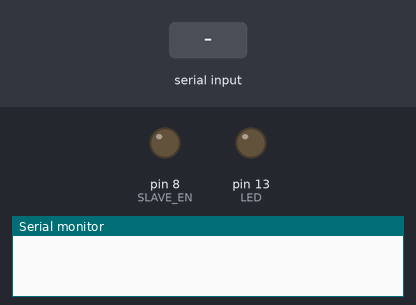
A sketch run on a simulated Arduino Uno, built with avr-gcc and run on an emulated ATmega328P. On the bench: output pins drawn as LEDs (lit = HIGH), the last lines printed to the serial monitor. The test bench sets the inputs (shaded band).

Above: at 1.2 s.
1.3 s: "A" received over Serial
At 1.8 s:
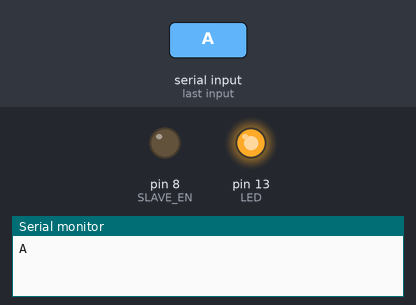
2.8 s: "1" received over Serial
Timing chart, 0 to 5.8 s (numbered marks = the images above; inputs shaded):
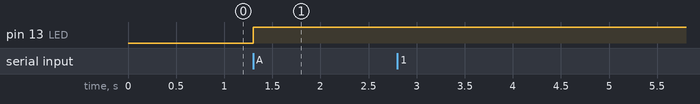

Measured:
- after the input at 1.3 s, pin 13 (LED): LOW → HIGH at once

The sketch:

rs485_slave.ino
```cpp
#define LED       13
#define SLAVE_EN  8


void setup() {
  pinMode(LED , OUTPUT);                        // Declare LED pin as output
  pinMode(SLAVE_EN , OUTPUT);                   // Declare Enable pin as output

  Serial.begin(9600);
  Serial.begin(9600);                  // set serial communication baudrate
  digitalWrite(SLAVE_EN , LOW);                 // Make Enable pin low

                                                // Receiving mode ON
}

void loop() {
  while(Serial.available())                     // If serial data is available then enter into while loop
  {
    char ch = Serial.read();
    Serial.println(ch);
    if(ch == 'A')                    // if available data is A
    {
      digitalWrite(LED , !digitalRead(LED));    // LED Blink
    }
  }
}
```
